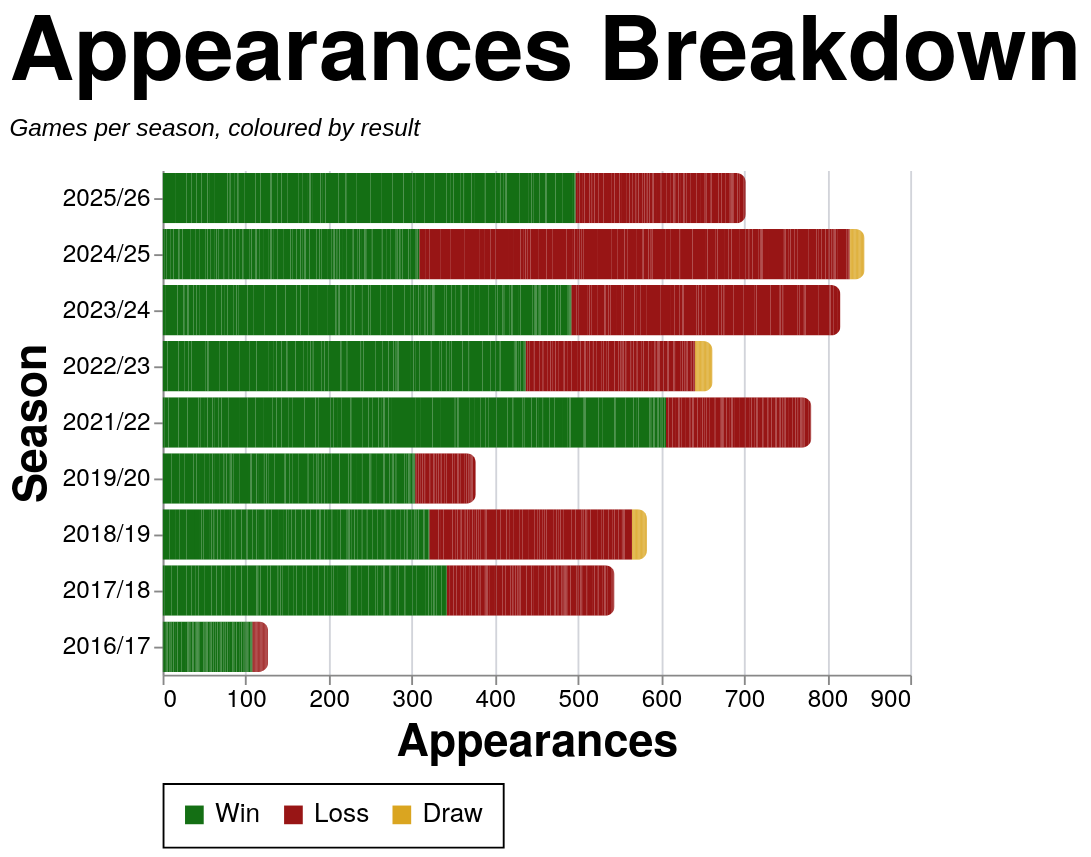

Express this chart as Vega-Lite.
### Vega-Lite specification from a JSON file in a GitHub repository (floating-point values rounded to 4 significant figures; data arrays with more than 128 entries replaced by an {"elided": "..."} marker saying what was removed)
{"config": {"axis": {"labelFont": "PT Sans Narrow, Helvetica Neue, Helvetica, Arial, sans-serif", "titleFont": "PT Sans Narrow, Helvetica Neue, Helvetica, Arial, sans-serif", "labelFontSize": 13, "titleFontSize": 24, "gridColor": "#202947", "gridOpacity": 0.2, "zindex": 1}, "text": {"font": "Lato, sans-serif"}, "bar": {"cornerRadiusEnd": 5}, "header": {"labelFont": "PT Sans Narrow, Helvetica Neue, Helvetica, Arial, sans-serif", "titleFont": "PT Sans Narrow, Helvetica Neue, Helvetica, Arial, sans-serif", "labelFontSize": 24, "titleFontSize": 28, "labelFontWeight": "bold", "orient": "left"}, "legend": {"labelFont": "PT Sans Narrow, Helvetica Neue, Helvetica, Arial, sans-serif", "titleFont": "PT Sans Narrow, Helvetica Neue, Helvetica, Arial, sans-serif", "labelFontSize": 14, "titleFontSize": 16, "titlePadding": 5, "fillColor": "white", "strokeColor": "black", "padding": 10, "titleFontWeight": "lighter", "titleFontStyle": "italic", "titleColor": "gray", "offset": 10}, "title": {"font": "PT Sans Narrow, Helvetica Neue, Helvetica, Arial, sans-serif", "fontSize": 48, "fontWeight": "bold", "anchor": "start", "align": "center", "titlePadding": 20, "subtitlePadding": 10, "subtitleFontSize": 13, "subtitleColor": "", "subtitleFontStyle": "italic", "offset": 15, "color": "black"}, "axisX": {"labelAngle": 0}, "facet": {"title": null, "header": null, "align": {"row": "each", "column": "each"}}, "resolve": {"scale": {"y": "independent", "facet": "independent"}}, "background": "transparent", "scale": {"offsetBandPaddingOuter": 0.2, "offsetBandPaddingInner": 0.1}, "view": {"stroke": null, "background": "transparent"}}, "data": {"name": "data-a99beaee5233cafb0bac4294b68d5c2b"}, "mark": {"type": "bar"}, "encoding": {"color": {"field": "color_value", "legend": {"orient": "bottom", "title": null}, "scale": {"domain": ["Win", "Loss", "Draw"], "range": ["#146f14", "#981515", "goldenrod"]}, "sort": {"field": "sum(apps)", "op": "sum", "order": "descending"}, "type": "nominal"}, "tooltip": [{"field": "player", "title": "Player", "type": "nominal"}, {"field": "season", "title": "Season", "type": "nominal"}, {"field": "color_value", "title": "Group", "type": "nominal"}, {"aggregate": "sum", "field": "apps", "title": "Appearances", "type": "quantitative"}], "x": {"aggregate": "sum", "field": "apps", "title": "Appearances", "type": "quantitative"}, "y": {"field": "season", "sort": {"field": "season_sort", "op": "max", "order": "descending"}, "title": "Season", "type": "nominal"}}, "height": {"step": 30}, "title": {"text": "Appearances Breakdown", "subtitle": "Games per season, coloured by result"}, "width": 400, "$schema": "https://vega.github.io/schema/vega-lite/v5.20.1.json", "datasets": {"data-a99beaee5233cafb0bac4294b68d5c2b": {"elided": "2509 records"}}}
